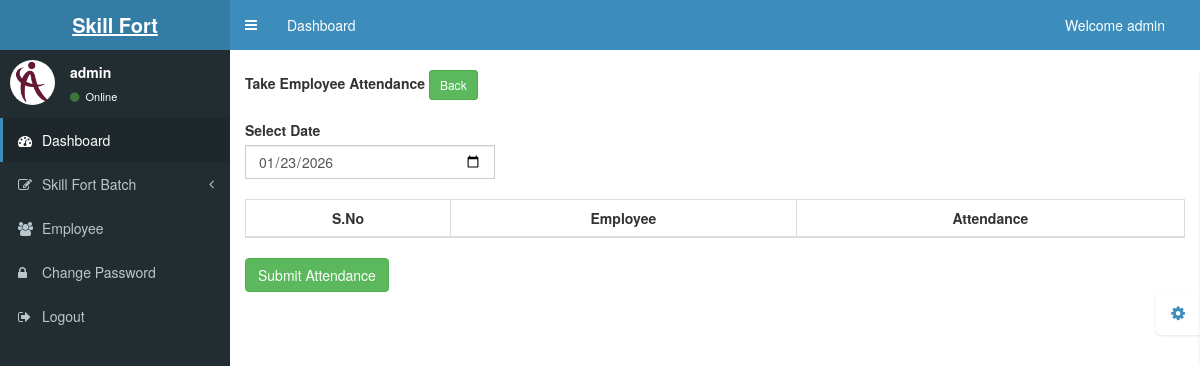
Before: /takeEmployeeAttendance.php (signed in) with the older database file.
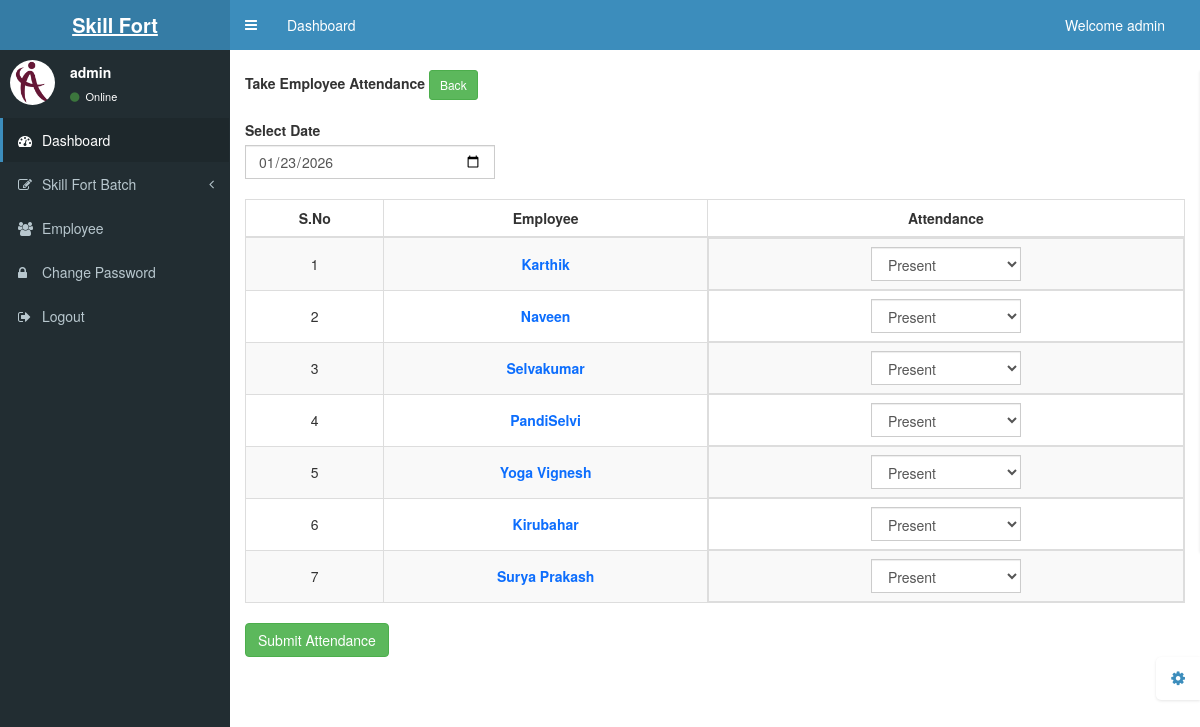
After: the same page with the newer database file.
### tables this page shows
CREATE TABLE `employees` (
  `id` int(11) NOT NULL,
  `employee_name` varchar(100) DEFAULT NULL,
  `mobile` varchar(15) DEFAULT NULL,
  `role_id` int(11) DEFAULT NULL,
  `join_date` date DEFAULT NULL,
  `created_at` timestamp NOT NULL DEFAULT current_timestamp()
);

### takeEmployeeAttendance.php (the view, shortened to what this page needs)
<?php
$today = date('Y-m-d');
?>
<?php include('header.php'); ?>
<div class="content-wrapper">
    <div class="container-fluid"><br>
        <div class="d-flex justify-content-between">
            <b>Take Employee Attendance</b>
            <a href="employee.php" class="btn btn-success btn-sm">Back</a>
        </div><br>
        <form id="attendanceForm">
            <div style="max-width:250px">
                <label>Select Date</label>
                <input type="date" name="date" id="attendanceDate" class="form-control" value="<?= $today ?>" required>
            </div><br>
            <div class="table-responsive">
                <table class="table table-bordered table-striped">
                    <thead>
                        <tr>
                            <th>S.No</th>
                            <th>Employee</th>
                            <th>Attendance</th>
                        </tr>
                    </thead>
                    <tbody>
                        <?php
                        $sl = 0;
                        $result = mysqli_query($conn, "
    SELECT e.id,e.employee_name,e.mobile,r.role_name
    FROM employees e
    LEFT JOIN employee_roles r ON r.id=e.role_id
    ORDER BY e.id DESC
");
                        while ($row = mysqli_fetch_assoc($result)) {
                            $sl++;
                        ?>
                            <tr>
                                <td><?= $sl ?></td>
                                <td>
                                    <div class="emp-name" onclick="toggleDetails(<?= $row['id'] ?>)">
                                        <?= htmlspecialchars($row['employee_name']) ?>
                                    </div>
                                </td>
                                <td style="display: flex; justify-content: center; align-items: center;">
                                    <select name="status[<?= $row['id'] ?>]"
                                        class="form-control attendance-status"
                                        data-emp="<?= $row['id'] ?>"
                                        style="width:150px">
                                        <option value="Present">Present</option>
                                    </select>
                                </td>
                            </tr>
                        <?php } ?>
                    </tbody>
                </table>
            </div>
            <button type="submit" class="btn btn-success">Submit Attendance</button>
        </form>
    </div>
</div>
<?php include('footer.php'); ?>

Changed rows visible on the page:
added employees: employee_name "Karthik", id "Present"
added employees: employee_name "Naveen", id "Present"
added employees: employee_name "Selvakumar", id "Present"
added employees: employee_name "PandiSelvi", id "Present"
added employees: employee_name "Yoga Vignesh", id "Present"
added employees: employee_name "Kirubahar", id "Present"
added employees: employee_name "Surya Prakash", id "Present"
